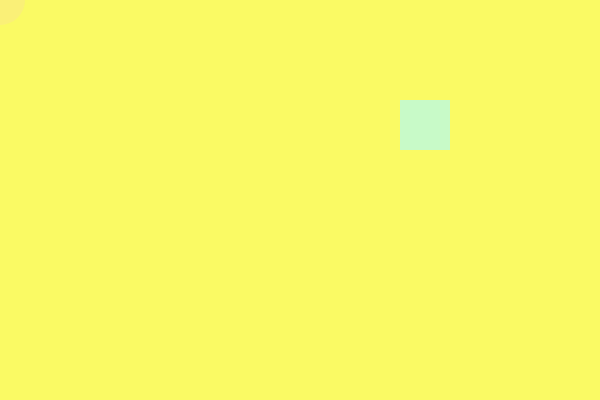
Frame 1 (no input)
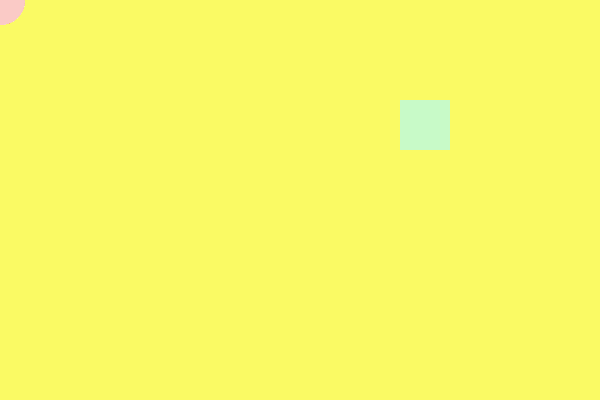
Frame 60 (no input)
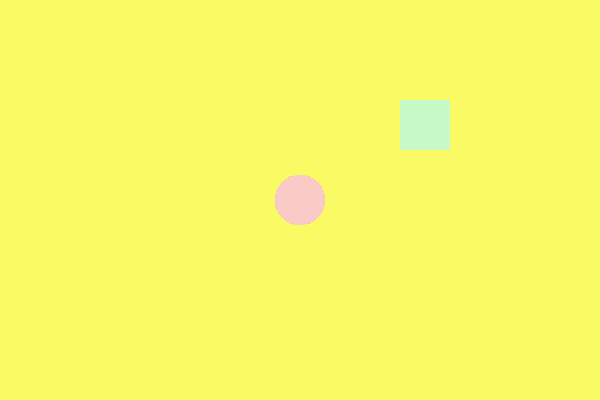
Frame 120 (the mouse pressed at the canvas centre since frame 60)

The p5.js sketch that drew these frames (run headless with seeded random() and noise() and a simulated clock; from frame 60 on, the mouse is pressed at the canvas centre):

// p5.js sketch
// ── sketch.js
function setup() {
  createCanvas (600,400)
    background (250, 250, 100)
}

function draw() {

noStroke ()
    fill (250, 200,200,50)
  ellipse (mouseX,mouseY,50,50)
    fill (200, 250,200)
  rect (400, 100, 50,50)
  
}

function mousePressed() {
      background (250, 250, 100)
}
